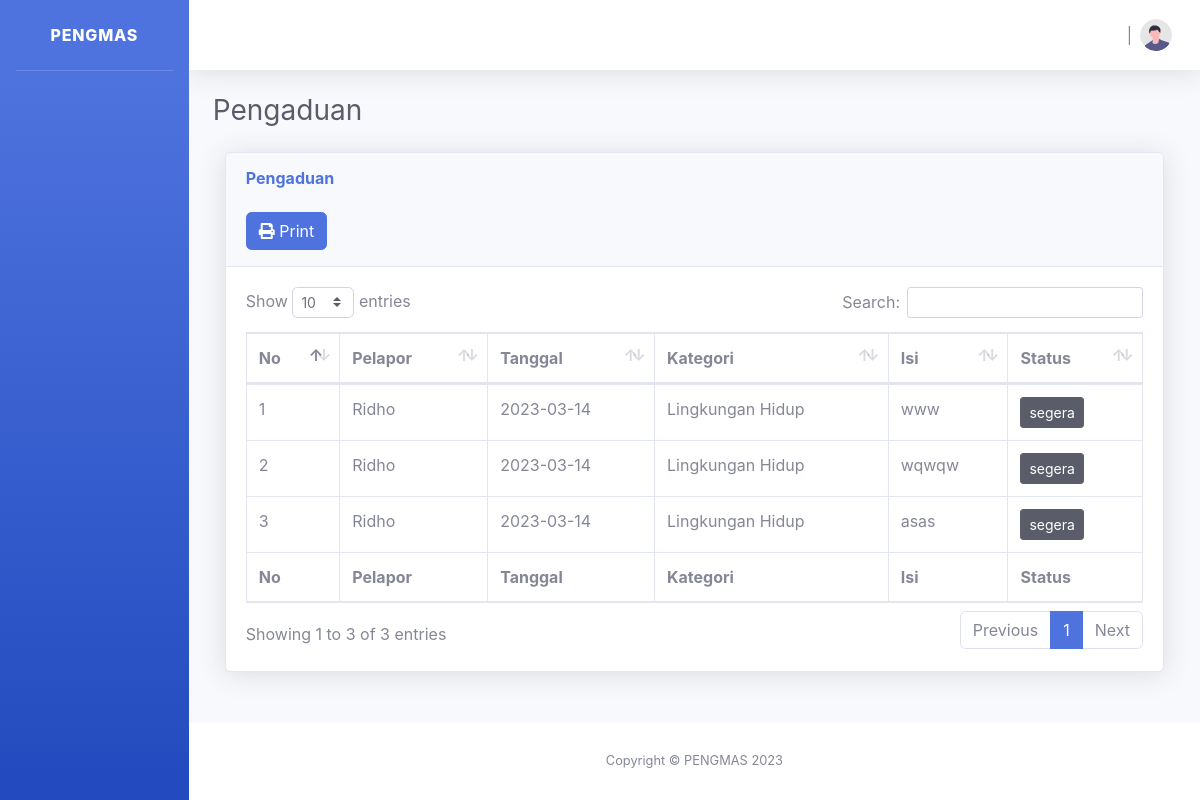
/index.php/c_admin/pengaduan, run on the app's committed database.
### tables this page shows
CREATE TABLE `pengaduan` (
  `id_pengaduan` int(11) NOT NULL,
  `id_kategori` int(11) NOT NULL,
  `id_subkategori` int(11) NOT NULL,
  `tgl_pengaduan` date NOT NULL,
  `nik` varchar(16) NOT NULL,
  `isi_laporan` text NOT NULL,
  `foto` varchar(255) NOT NULL,
  `status` enum('segera','proses','selesai') NOT NULL
);

CREATE TABLE `masyarakat` (
  `id` int(11) NOT NULL,
  `nik` char(16) NOT NULL,
  `nama` varchar(35) NOT NULL,
  `username` varchar(25) NOT NULL,
  `password` varchar(255) NOT NULL,
  `no_telp` varchar(13) NOT NULL,
  `is_active` int(11) NOT NULL,
  `level` int(11) NOT NULL,
  `active` enum('active','suspended') NOT NULL
);

CREATE TABLE `kategori` (
  `id` int(11) NOT NULL,
  `kategori` varchar(50) NOT NULL
);

### application/controllers/C_admin.php (called while the page is built, shortened)
<?php
class c_admin extends CI_Controller
{
    public function __construct()
    {
        $this->load->library('form_validation');
    }
    public function pengaduan()
    {
        $data['title'] = 'Home Page';
        $data['user'] = $this->db->get_where('petugas', ['username' => $this->session->userdata('username')])->row_array();
        $data['pengaduan'] = $this->M_join->admin_pengaduan()->result_array();
        $this->load->view('temp/temp_dash/v_header', $data);
        $this->load->view('temp/temp_dash/v_sidebar', $data);
        $this->load->view('temp/temp_dash/v_topbar', $data);
        $this->load->view('admin/v_pengaduan', $data);
        $this->load->view('temp/temp_dash/v_footer', $data);
    }
}

### index.php (called while the page is built, shortened)
<?php
require_once BASEPATH.'core/CodeIgniter.php';

### application/models/M_join.php (called while the page is built, shortened)
<?php
class M_join extends CI_Model
{
    public function admin_pengaduan()
    {
        $this->db->select('*');
        $this->db->from('pengaduan');
        $this->db->join('kategori', 'kategori.id=pengaduan.id_kategori');
        $this->db->join('sub_kategori', 'sub_kategori.subkategori_id=pengaduan.id_subkategori');
        $this->db->join('masyarakat', 'masyarakat.nik=pengaduan.nik');
        return $this->db->get();
    }
}

### application/views/admin/v_pengaduan.php (the view, shortened to what this page needs)
<div class="container-fluid">
    <div class="d-sm-flex align-items-center justify-content-between mb-4">
        <h1 class="h3 mb-0 text-gray-800">Pengaduan</h1>
    </div>
    <div class="row">
        <div class="container-fluid">
            <div class="card shadow mb-4">
                <div class="card-header py-3">
                    <h6 class="m-0 font-weight-bold text-primary">Pengaduan</h6>
                    <br>
                    <a href="<?= base_url('C_admin/print_laporan_admin') ?>" type="submit" class="btn btn-primary"><i class="fa fa-print"></i> Print</a>
                </div>
                <div class="card-body">
                    <div class="table-responsive">
                        <table class="table table-bordered" id="dataTable" width="100%" cellspacing="0">
                            <thead>
                                <tr>
                                    <th>No</th>
                                    <th>Pelapor</th>
                                    <th>Tanggal</th>
                                    <th>Kategori</th>
                                    <th>Isi</th>
                                    <th>Status</th>
                                </tr>
                            </thead>
                            <?php $i = 1 ?>
                            <?php foreach ($pengaduan as $al) : ?>
                                <tr>
                                    <td><?= $i ?></td>
                                    <td><?= $al['nama'] ?></td>
                                    <td><?= $al['tgl_pengaduan'] ?></td>
                                    <td><?= $al['kategori'] ?></td>
                                    <td><?= $al['isi_laporan'] ?></td>
                                    <td>
                                        <a href="<?= base_url('C_admin/tanggapan_pengaduan/') . $al['id_pengaduan'] ?>" type="submit" class="
                                            <?php if ($al['status'] == 'segera') {
                                                echo 'btn btn-dark';
                                            } else if ($al['status'] == 'proses') {
                                                echo 'btn btn-warning';
                                            } else {
                                                echo 'btn btn-success';
                                            } ?> btn-sm"><?= $al['status'] ?>
                                        </a>
                                    </td>
                                </tr>
                            <?php $i++;
                            endforeach ?>
                            <tfoot>
                                <tr>
                                    <th>No</th>
                                    <th>Pelapor</th>
                                    <th>Tanggal</th>
                                    <th>Kategori</th>
                                    <th>Isi</th>
                                    <th>Status</th>
                                </tr>
                            </tfoot>
                        </table>
                    </div>
                </div>
            </div>
        </div>
    </div>
</div>
</div>

### data on the page
pengaduan: masyarakat.nama "Ridho", tgl_pengaduan "2023-03-14", id_kategori.kategori "Lingkungan Hidup", isi_laporan "www", status "segera"
pengaduan: masyarakat.nama "Ridho", tgl_pengaduan "2023-03-14", id_kategori.kategori "Lingkungan Hidup", isi_laporan "wqwqw", status "segera"
pengaduan: masyarakat.nama "Ridho", tgl_pengaduan "2023-03-14", id_kategori.kategori "Lingkungan Hidup", isi_laporan "asas", status "segera"
